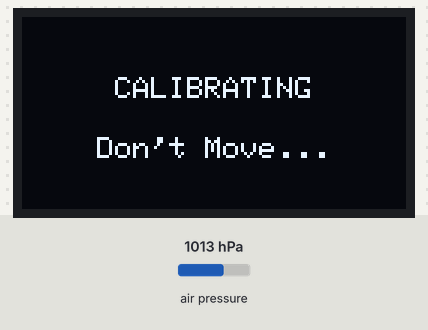
The sketch below on a simulated ESP32. Shown: 128×64 one-colour display. The inputs (shaded band) are chosen by the test bench; at power-on: air pressure 1013 hPa.

Above: at 1.1 s.
At 3.3 s:
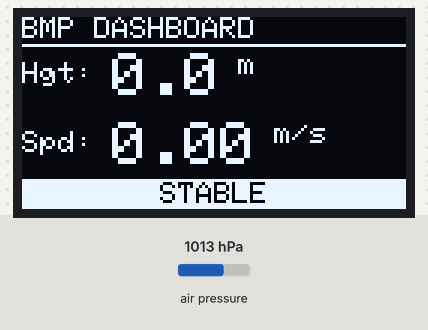
3.4 s: air pressure set to 952 hPa
At 3.51 s:
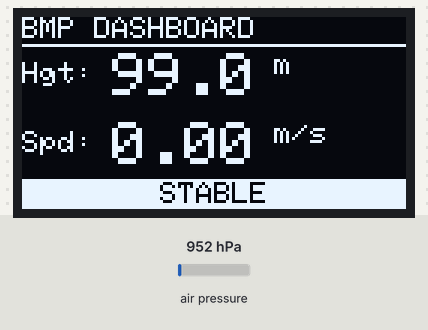
5.2 s: air pressure set to 975 hPa
At 6.96 s:
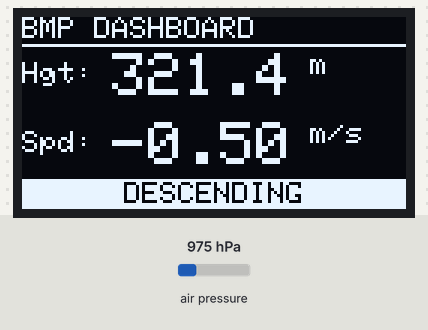
7.2 s: air pressure set to 1000 hPa
At 9.16 s:
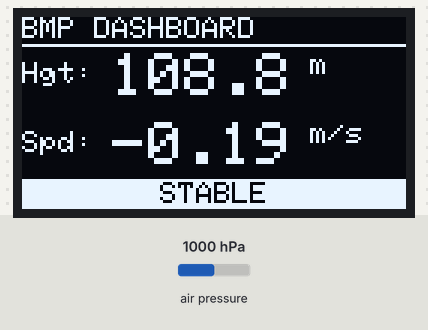
Timing chart, 0 to 10.7 s (numbered marks = the images above; inputs shaded):
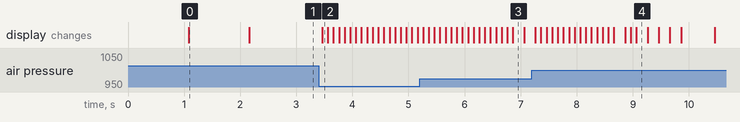

The sketch:

Altitude.ino
```cpp
/*
 * ---------------------------------------------------------------------------------------
 * PROJECT S.H.E.R.P.A.
 * (Smart High-Altitude Emergency Response & Positioning Assistant)
 *
 *
 * * SYSTEM DESCRIPTION:
 * S.H.E.R.P.A. is a lumbar-mounted wearable utilizing context-aware sensor fusion to
 * detect early markers of Acute Mountain Sickness (AMS). The system distinguishes
 * healthy physical exertion from pathological instability (Ataxia) in real-time
 * completely at the edge, without cloud reliance.

 *
 * MODULE PURPOSE:
 * [UNIT TEST] Altitude & Vertical Speed Monitor
 * This module tests the core barometric pressure sensing engine. It utilizes
 * a low-pass filter to calculate relative height and vertical speed (rate of
 * ascent/descent). Monitoring rapid elevation changes is a critical environmental
 * metric for correlating with the onset of Acute Mountain Sickness (AMS).
 *
 * HARDWARE CONFIGURATION:
 * - Platform: MyoSa Mini Kit
 * - MCU: ESPRESSIF ESP32-WROOM-32E
 * - Sensor: BMP085 / BMP180 Barometric Pressure Sensor (I2C)
 * - Display: SSD1306 OLED (I2C Address 0x3C)
 *

 * ---------------------------------------------------------------------------------------
 * TEAM MEMBERS & ROLES:
 * 1. Affan Danish    | Lead Firmware Architect
 * 2. Zahaib          | Project Specialist
 * 3. Ammar           | Systems Engineer
 * 4. Maaz            | project design
 * ---------------------------------------------------------------------------------------
 *
 * RTOS PORT - VERSION 2.4 (DMP Fusion + Rhythm Analysis + FreeRTOS)
 */


#include <Adafruit_BMP085.h>
#include <Adafruit_GFX.h>
#include <Adafruit_SSD1306.h>
#include <Wire.h>
#include <freertos/FreeRTOS.h>
#include <freertos/task.h>
#include <freertos/semphr.h>

/* --- CONFIGURATION --- */
#define SCREEN_WIDTH 128
#define SCREEN_HEIGHT 64
#define OLED_RESET    -1
#define I2C_SDA       21
#define I2C_SCL       22

// Objects
Adafruit_BMP085 bmp;
Adafruit_SSD1306 display(SCREEN_WIDTH, SCREEN_HEIGHT, &Wire, OLED_RESET);

// --- FREE RTOS RESOURCES ---
SemaphoreHandle_t i2cMutex;
TaskHandle_t SensorTaskHandle;
TaskHandle_t DisplayTaskHandle;

// --- SENSOR VARIABLES (Volatile for cross-task sharing) ---
volatile float baselineAltitude = 0.0;
volatile float smoothedAltitude = 0.0;
const float alpha = 0.1;
volatile float prevAltitude = 0.0;
volatile unsigned long prevTime = 0;
volatile float verticalSpeed = 0.0;
volatile float relativeHeight = 0.0;
String statusStr = "STABLE";

// Thresholds
const float MOVEMENT_THRESHOLD = 0.2;

// --- TASK DECLARATIONS ---
void SensorTask(void *pvParameters);
void DisplayTask(void *pvParameters);
void centerText(String text, int y, int size);

void setup() {
  Serial.begin(115200);

  // Create Mutex for I2C Bus protection
  i2cMutex = xSemaphoreCreateMutex();

  // 1. Initialize I2C
  Wire.begin(I2C_SDA, I2C_SCL);

  // 2. Initialize OLED
  if(!display.begin(SSD1306_SWITCHCAPVCC, 0x3C)) {
    Serial.println(F("SSD1306 allocation failed. Check wiring or try 0x3D"));
    for(;;);
  }
  display.clearDisplay();
  display.setTextColor(SSD1306_WHITE);

  // Show Boot Screen
  centerText("INIT SENSORS", 25, 1);
  display.display();
  delay(1000);

  // 3. Initialize BMP Sensor
  if (!bmp.begin()) {
    display.clearDisplay();
    centerText("BMP ERROR", 20, 2);
    centerText("Check Wiring", 45, 1);
    display.display();
    while (1);
  }

  // 4. Calibration (Tare)
  display.clearDisplay();
  centerText("CALIBRATING", 20, 1);
  centerText("Don't Move...", 40, 1);
  display.display();

  float sum = 0;
  int samples = 50;
  for(int i = 0; i < samples; i++) {
    sum += bmp.readAltitude();
    delay(20);
  }
  baselineAltitude = sum / samples;
  smoothedAltitude = baselineAltitude;
  prevAltitude = smoothedAltitude;
  prevTime = millis();

  // --- CREATE RTOS TASKS ---
  // Sensor Task: High Priority (3), pinned to Core 1
  xTaskCreatePinnedToCore(SensorTask, "SensorTask", 4096, NULL, 3, &SensorTaskHandle, 1);

  // Display Task: Low Priority (1), pinned to Core 0
  xTaskCreatePinnedToCore(DisplayTask, "DisplayTask", 4096, NULL, 1, &DisplayTaskHandle, 0);
}

void loop() {
  // Empty. RTOS scheduler takes over automatically.
  vTaskDelete(NULL);
}

// ==========================================
// CORE 1: SENSOR LOGIC TASK (HIGH PRIORITY)
// ==========================================
void SensorTask(void *pvParameters) {
  // Run sensor logic at a clean 20ms interval (50Hz) for smooth filtering
  const TickType_t xFrequency = pdMS_TO_TICKS(20);
  TickType_t xLastWakeTime = xTaskGetTickCount();

  for (;;) {
    float currentRawAltitude = 0;
    bool readSuccess = false;

    // Lock I2C to read BMP085 safely
    if (xSemaphoreTake(i2cMutex, pdMS_TO_TICKS(15)) == pdTRUE) {
      currentRawAltitude = bmp.readAltitude();
      readSuccess = true;
      xSemaphoreGive(i2cMutex);
    }

    if (readSuccess) {
      unsigned long currentMillis = millis();

      // Low-Pass Filter
      smoothedAltitude = (currentRawAltitude * alpha) + (smoothedAltitude * (1.0 - alpha));

      // Relative Height
      relativeHeight = smoothedAltitude - baselineAltitude;

      // Vertical Speed Calculation
      float dt = (currentMillis - prevTime) / 1000.0;

      if (dt > 0.2) { // Update speed calc every 200ms to avoid jitter
        verticalSpeed = (smoothedAltitude - prevAltitude) / dt;

        if (verticalSpeed > MOVEMENT_THRESHOLD) statusStr = "ASCENDING";
        else if (verticalSpeed < -MOVEMENT_THRESHOLD) statusStr = "DESCENDING";
        else statusStr = "STABLE";

        prevAltitude = smoothedAltitude;
        prevTime = currentMillis;
      }
    }

    // Delay precisely to maintain timing behavior
    vTaskDelayUntil(&xLastWakeTime, xFrequency);
  }
}

// ==========================================
// CORE 0: DISPLAY TASK (LOW PRIORITY)
// ==========================================
void DisplayTask(void *pvParameters) {
  const TickType_t xDisplayFrequency = pdMS_TO_TICKS(100); // Original 100ms refresh rate
  TickType_t xLastWakeTime = xTaskGetTickCount();

  for (;;) {
    // Create thread-safe local copies of variables before drawing
    float localHeight = relativeHeight;
    float localSpeed = verticalSpeed;
    String localStatus = statusStr;

    // Lock I2C Bus to update Display
    if (xSemaphoreTake(i2cMutex, pdMS_TO_TICKS(50)) == pdTRUE) {
      display.clearDisplay();

      // --- Header ---
      display.setTextSize(1);
      display.setCursor(0, 0);
      display.print("BMP DASHBOARD");
      display.drawLine(0, 9, 128, 9, SSD1306_WHITE);

      // --- Row 1: Relative Height ---
      display.setCursor(0, 15);
      display.setTextSize(1);
      display.print("Hgt:");

      display.setCursor(30, 12);
      display.setTextSize(2);
      display.print(localHeight, 1);
      display.setTextSize(1);
      display.print(" m");

      // --- Row 2: Vertical Speed ---
      display.setCursor(0, 38);
      display.setTextSize(1);
      display.print("Spd:");

      display.setCursor(30, 35);
      display.setTextSize(2);
      display.print(localSpeed, 2);
      display.setTextSize(1);
      display.print(" m/s");

      // --- Row 3: Status Bar (Bottom) ---
      display.fillRect(0, 54, 128, 10, SSD1306_WHITE);
      display.setTextColor(SSD1306_BLACK, SSD1306_WHITE);
      centerText(localStatus, 55, 1);
      display.setTextColor(SSD1306_WHITE);

      display.display();

      // Unlock I2C Bus
      xSemaphoreGive(i2cMutex);
    }

    // Sleep task until the next 100ms interval
    vTaskDelayUntil(&xLastWakeTime, xDisplayFrequency);
  }
}

// --- VISUAL FUNCTIONS ---
// Note: This helper function is only ever called from thread-safe contexts
// (either in setup() or while the I2C mutex is held in the DisplayTask)
void centerText(String text, int y, int size) {
  int16_t x1, y1;
  uint16_t w, h;
  display.setTextSize(size);
  display.getTextBounds(text, 0, 0, &x1, &y1, &w, &h);
  int x = (SCREEN_WIDTH - w) / 2;
  display.setCursor(x, y);
  display.print(text);
}
```

Measured:
- after the input at 3.4 s, the display: changes after 0.06 s (image 2)
- what the display in image 0 shows lasts 1.1 s, from 1.1 s to 2.2 s
